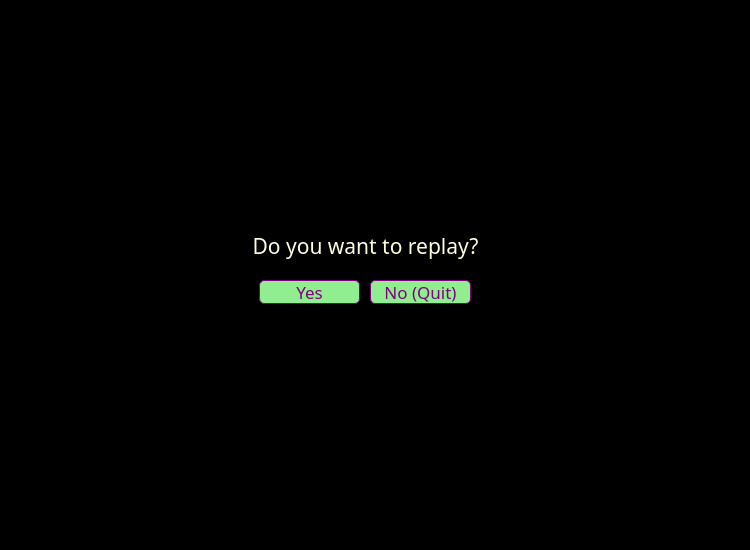
<?xml version="1.0" encoding="UTF-8"?>
<ui version="4.0">
 <class>RestartWindow</class>
 <widget class="QMainWindow" name="RestartWindow">
  <property name="geometry">
   <rect>
    <x>0</x>
    <y>0</y>
    <width>750</width>
    <height>550</height>
   </rect>
  </property>
  <property name="windowTitle">
   <string>MainWindow</string>
  </property>
  <property name="styleSheet">
   <string notr="true">background:black;</string>
  </property>
  <widget class="QWidget" name="centralwidget">
   <widget class="QLabel" name="labelState">
    <property name="enabled">
     <bool>true</bool>
    </property>
    <property name="geometry">
     <rect>
      <x>200</x>
      <y>140</y>
      <width>341</width>
      <height>61</height>
     </rect>
    </property>
    <property name="font">
     <font>
      <family>Showcard Gothic</family>
      <pointsize>20</pointsize>
      <bold>false</bold>
     </font>
    </property>
    <property name="styleSheet">
     <string notr="true">color:purple;</string>
    </property>
    <property name="text">
     <string/>
    </property>
    <property name="alignment">
     <set>Qt::AlignCenter</set>
    </property>
   </widget>
   <widget class="QLabel" name="labelQuestion">
    <property name="geometry">
     <rect>
      <x>90</x>
      <y>230</y>
      <width>551</width>
      <height>31</height>
     </rect>
    </property>
    <property name="font">
     <font>
      <family>Showcard Gothic</family>
      <pointsize>16</pointsize>
      <bold>false</bold>
     </font>
    </property>
    <property name="layoutDirection">
     <enum>Qt::LeftToRight</enum>
    </property>
    <property name="styleSheet">
     <string notr="true">color:lightyellow;</string>
    </property>
    <property name="text">
     <string>Do you want to replay?</string>
    </property>
    <property name="alignment">
     <set>Qt::AlignCenter</set>
    </property>
   </widget>
   <widget class="QPushButton" name="replayPushButton">
    <property name="geometry">
     <rect>
      <x>259</x>
      <y>280</y>
      <width>101</width>
      <height>24</height>
     </rect>
    </property>
    <property name="font">
     <font>
      <family>Showcard Gothic</family>
      <pointsize>13</pointsize>
      <bold>false</bold>
     </font>
    </property>
    <property name="styleSheet">
     <string notr="true">background:lightgreen;color:purple;border: 1px solid purple; border-radius: 5px;</string>
    </property>
    <property name="text">
     <string>Yes</string>
    </property>
   </widget>
   <widget class="QPushButton" name="quitPushButton">
    <property name="geometry">
     <rect>
      <x>370</x>
      <y>280</y>
      <width>101</width>
      <height>24</height>
     </rect>
    </property>
    <property name="font">
     <font>
      <family>Showcard Gothic</family>
      <pointsize>13</pointsize>
      <bold>false</bold>
     </font>
    </property>
    <property name="styleSheet">
     <string notr="true">background:lightgreen;color:purple;border: 1px solid purple; border-radius: 5px;</string>
    </property>
    <property name="text">
     <string>No (Quit)</string>
    </property>
   </widget>
  </widget>
  <widget class="QMenuBar" name="menubar">
   <property name="geometry">
    <rect>
     <x>0</x>
     <y>0</y>
     <width>750</width>
     <height>17</height>
    </rect>
   </property>
  </widget>
  <widget class="QStatusBar" name="statusbar"/>
 </widget>
 <resources/>
 <connections/>
</ui>
